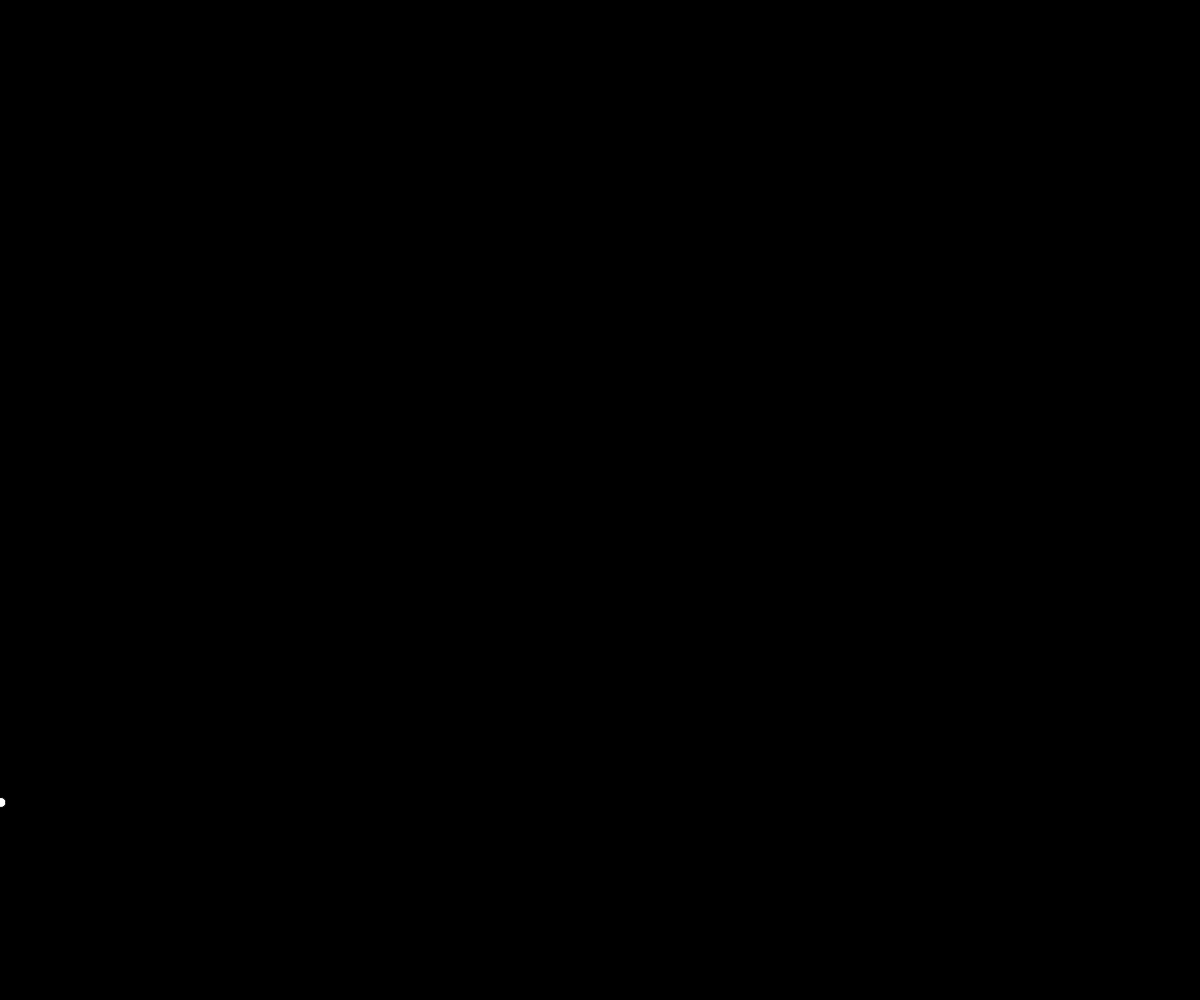
Frame 1 (no input)
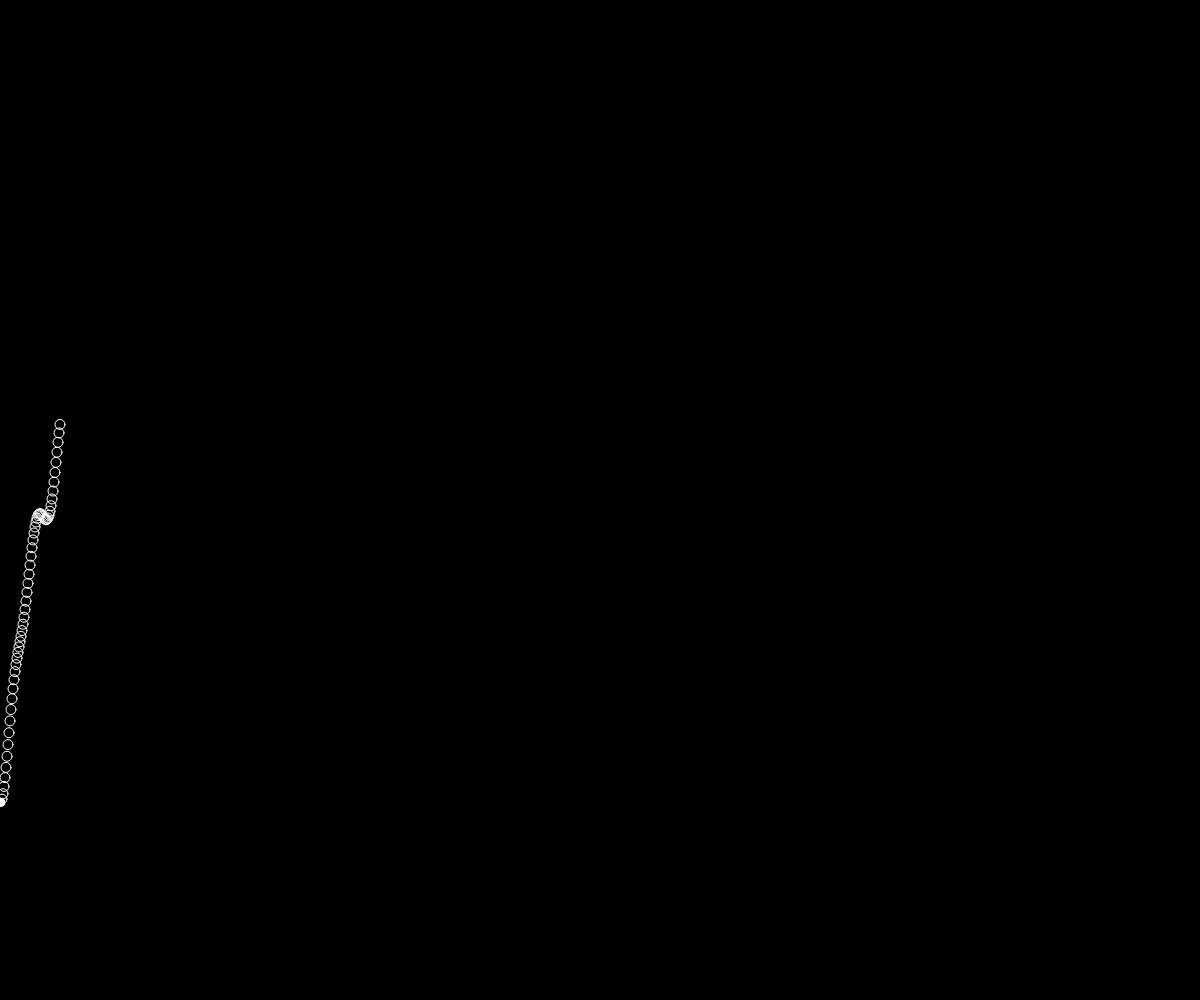
Frame 60 (no input)
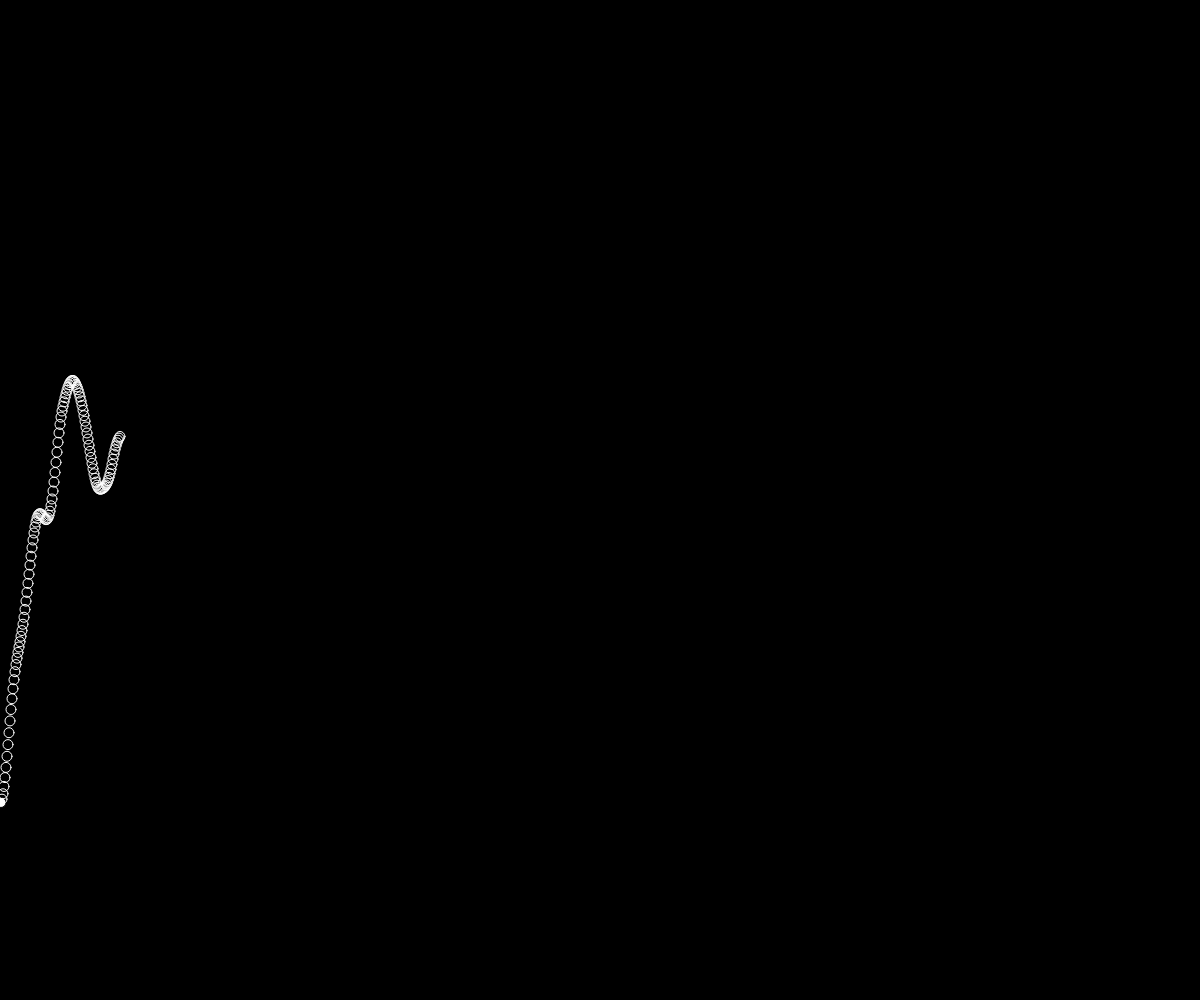
Frame 120 (the mouse pressed at the canvas centre since frame 60)

The p5.js sketch that drew these frames (run headless with seeded random() and noise() and a simulated clock; from frame 60 on, the mouse is pressed at the canvas centre):

// p5.js sketch
// ── sketch.js
function setup() {
  createCanvas(windowWidth,windowHeight);
  background(0,0,0);
}


var iterator = 0;

function draw() {
  iterator ++;
  //var x = noise(iterator/200 + 100) * height;
  var x = iterator;
  var y = noise(iterator/100) * width;

  ellipse(x, y, 10);
  strokeWeight(1);
  stroke(255,255,255,);
  noFill();
}
